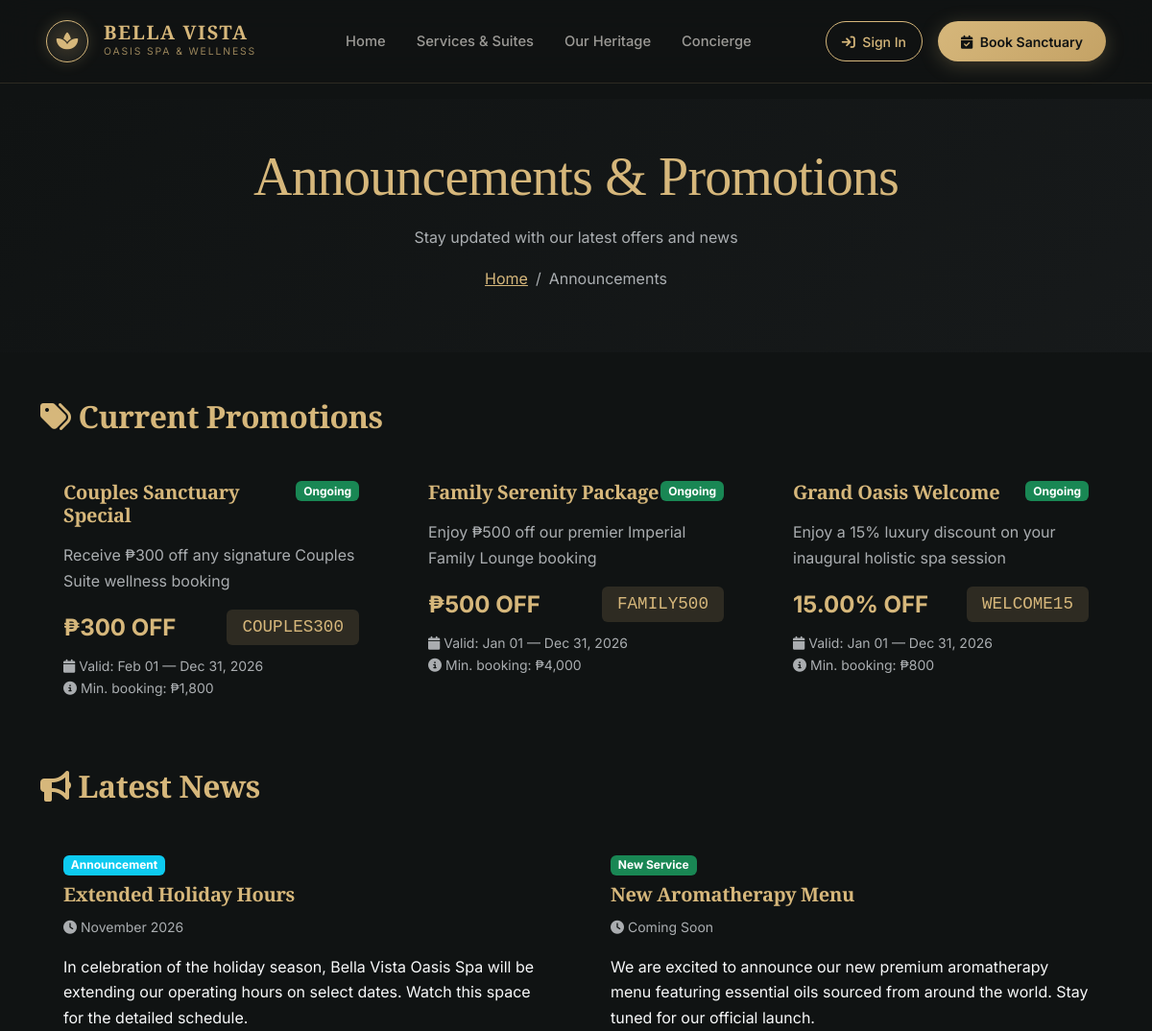
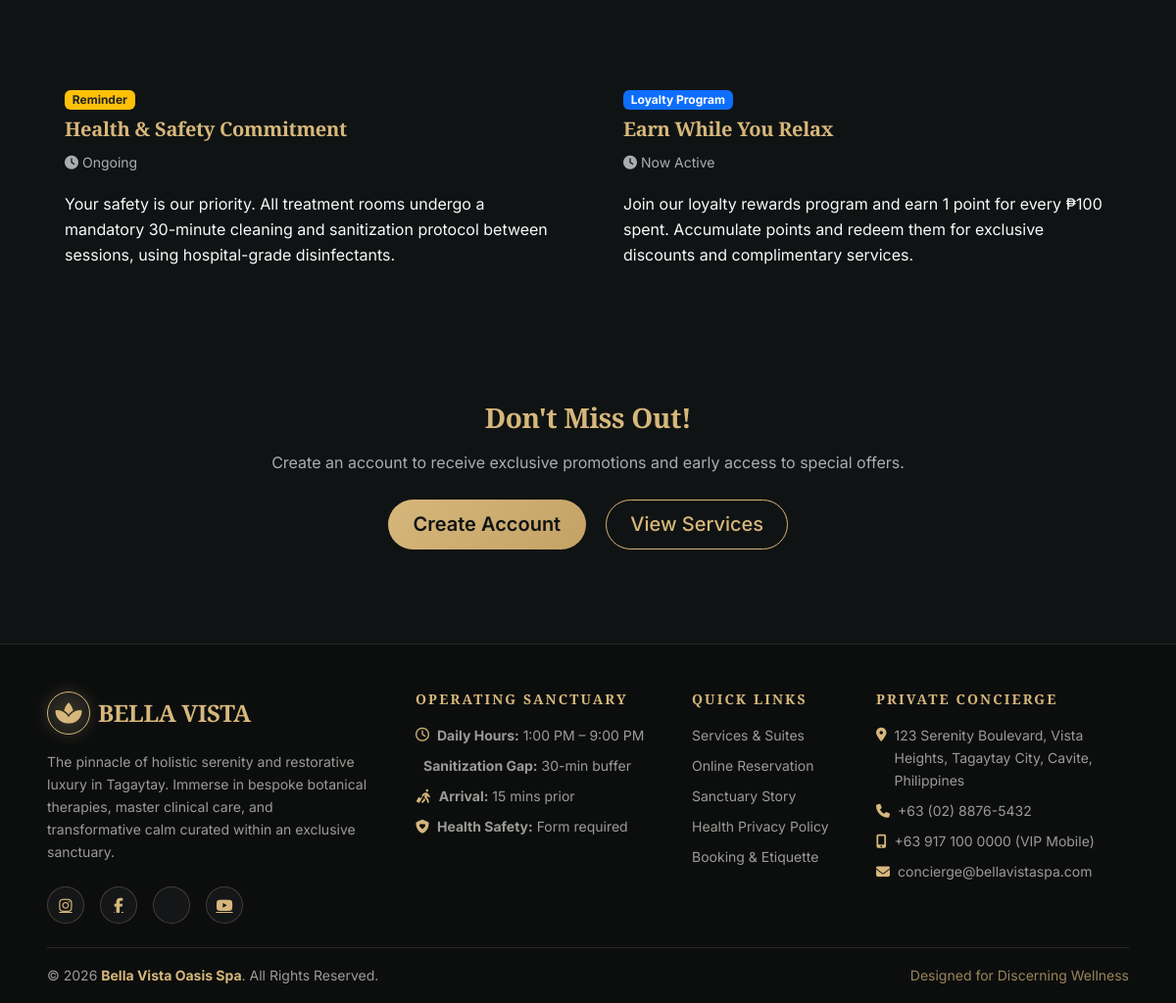
The app's page /announcements.php with its own data (2 pictures, top to bottom).
### tables this page shows
CREATE TABLE `promotions` (
    `id` INT AUTO_INCREMENT PRIMARY KEY,
    `title` VARCHAR(150) NOT NULL,
    `description` TEXT NULL,
    `discount_type` ENUM('percentage', 'fixed') NOT NULL DEFAULT 'percentage',
    `discount_value` DECIMAL(10,2) NOT NULL,
    `min_booking_amount` DECIMAL(10,2) NOT NULL DEFAULT 0.00,
    `start_date` DATE NOT NULL,
    `end_date` DATE NOT NULL,
    `promo_code` VARCHAR(50) NOT NULL UNIQUE,
    `max_uses` INT NOT NULL DEFAULT 100,
    `current_uses` INT NOT NULL DEFAULT 0,
    `is_active` TINYINT(1) NOT NULL DEFAULT 1,
    `created_at` TIMESTAMP NOT NULL DEFAULT CURRENT_TIMESTAMP,
    `updated_at` TIMESTAMP NOT NULL DEFAULT CURRENT_TIMESTAMP ON UPDATE CURRENT_TIMESTAMP,
    INDEX `idx_promotions_code` (`promo_code`),
    INDEX `idx_promotions_active` (`is_active`, `start_date`, `end_date`)
);

### announcements.php (the view, shortened to what this page needs)
<?php
require_once 'includes/header.php';
$promotions = [];
try {
    $pdo = get_db_connection();
    $stmt = $pdo->query("SELECT * FROM promotions WHERE is_active = 1 AND end_date >= CURDATE() ORDER BY start_date DESC");
    $promotions = $stmt->fetchAll();
} catch (Exception $e) {}
?>
<section class="page-header text-center py-5" style="background: linear-gradient(135deg, rgba(16,19,19,0.95), rgba(23,26,27,0.95));">
    <div class="container">
        <h1 class="display-4 font-heading text-gold mb-3">Announcements & Promotions</h1>
        <p class="text-muted">Stay updated with our latest offers and news</p>
        <nav aria-label="breadcrumb">
            <ol class="breadcrumb justify-content-center bg-transparent">
                <li class="breadcrumb-item"><a href="index.php" class="text-gold">Home</a></li>
                <li class="breadcrumb-item active text-muted">Announcements</li>
            </ol>
        </nav>
    </div>
</section>
<section class="py-5">
    <div class="container">
        <h2 class="font-heading text-gold mb-4"><i class="fas fa-tags me-2"></i>Current Promotions</h2>
        <?php if (!empty($promotions)): ?>
            <div class="row g-4 mb-5">
                <?php foreach ($promotions as $promo): ?>
                    <?php
                    $days_left = (strtotime($promo['end_date']) - time()) / 86400;
                    $badge = $days_left <= 3 ? '<span class="badge bg-danger">Ending Soon</span>' :
                            ($days_left <= 7 ? '<span class="badge bg-warning text-dark">This Week</span>' :
                            '<span class="badge bg-success">Ongoing</span>');
                    ?>
                    <div class="col-md-6 col-lg-4">
                        <div class="glass-card p-4 h-100">
                            <div class="d-flex justify-content-between align-items-start mb-3">
                                <h5 class="text-gold font-heading mb-0"><?= htmlspecialchars($promo['title']) ?></h5>
                                <?= $badge ?>
                            </div>
                            <p class="text-muted"><?= htmlspecialchars($promo['description']) ?></p>
                            <div class="d-flex justify-content-between align-items-center mt-3">
                                <span class="text-gold fw-bold fs-4">
                                    <?= $promo['discount_type'] === 'percentage' ? $promo['discount_value'] . '% OFF' : '₱' . number_format($promo['discount_value'], 0) . ' OFF' ?>
                                </span>
                                <?php if ($promo['promo_code']): ?>
                                    <code class="px-3 py-1 rounded" style="background: rgba(214,183,123,0.15); color: #D6B77B; font-size: 1.1rem;">
                                        <?= htmlspecialchars($promo['promo_code']) ?>
                                    </code>
                                <?php endif; ?>
                            </div>
                            <small class="text-muted d-block mt-2">
                                <i class="fas fa-calendar me-1"></i>Valid: <?= date('M d', strtotime($promo['start_date'])) ?> — <?= date('M d, Y', strtotime($promo['end_date'])) ?>
                            </small>
                            <?php if ($promo['min_booking_amount'] > 0): ?>
                                <small class="text-muted d-block"><i class="fas fa-info-circle me-1"></i>Min. booking: ₱<?= number_format($promo['min_booking_amount'], 0) ?></small>
                            <?php endif; ?>
                        </div>
                    </div>
                <?php endforeach; ?>
            </div>
        <?php endif; ?>
        <h2 class="font-heading text-gold mb-4 mt-5"><i class="fas fa-bullhorn me-2"></i>Latest News</h2>
        <div class="row g-4">
            <div class="col-md-6">
                <div class="glass-card p-4 h-100">
                    <span class="badge bg-info mb-2">Announcement</span>
                    <h5 class="text-gold font-heading">Extended Holiday Hours</h5>
                    <small class="text-muted"><i class="fas fa-clock me-1"></i>November 2026</small>
                    <p class="mt-3">In celebration of the holiday season, Bella Vista Oasis Spa will be extending our operating hours on select dates. Watch this space for the detailed schedule.</p>
                </div>
            </div>
            <div class="col-md-6">
                <div class="glass-card p-4 h-100">
                    <span class="badge bg-success mb-2">New Service</span>
                    <h5 class="text-gold font-heading">New Aromatherapy Menu</h5>
                    <small class="text-muted"><i class="fas fa-clock me-1"></i>Coming Soon</small>
                    <p class="mt-3">We are excited to announce our new premium aromatherapy menu featuring essential oils sourced from around the world. Stay tuned for our official launch.</p>
                </div>
            </div>
            <div class="col-md-6">
                <div class="glass-card p-4 h-100">
                    <span class="badge bg-warning text-dark mb-2">Reminder</span>
                    <h5 class="text-gold font-heading">Health & Safety Commitment</h5>
                    <small class="text-muted"><i class="fas fa-clock me-1"></i>Ongoing</small>
                    <p class="mt-3">Your safety is our priority. All treatment rooms undergo a mandatory 30-minute cleaning and sanitization protocol between sessions, using hospital-grade disinfectants.</p>
                </div>
            </div>
            <div class="col-md-6">
                <div class="glass-card p-4 h-100">
                    <span class="badge bg-primary mb-2">Loyalty Program</span>
                    <h5 class="text-gold font-heading">Earn While You Relax</h5>
                    <small class="text-muted"><i class="fas fa-clock me-1"></i>Now Active</small>
                    <p class="mt-3">Join our loyalty rewards program and earn 1 point for every ₱100 spent. Accumulate points and redeem them for exclusive discounts and complimentary services.</p>
                </div>
            </div>
        </div>
        <div class="text-center mt-5">
            <div class="glass-card p-5">
                <h3 class="font-heading text-gold mb-3">Don't Miss Out!</h3>
                <p class="text-muted mb-4">Create an account to receive exclusive promotions and early access to special offers.</p>
                <a href="register.php" class="btn btn-gold btn-lg me-3">Create Account</a>
                <a href="services.php" class="btn btn-outline-gold btn-lg">View Services</a>
            </div>
        </div>
    </div>
</section>
<?php require_once 'includes/footer.php'; ?>

### assets/css/style.css (style rules this page uses)
:root { --bvo-obsidian: #101313; --bvo-obsidian-rgb: 16, 19, 19; --bvo-charcoal: #171A1B; --bvo-charcoal-rgb: 23, 26, 27; --bvo-charcoal-light: #222628; --bvo-charcoal-elevated: #282D2F; --bvo-gold: #D6B77B; --bvo-gold-rgb: 214, 183, 123; --bvo-gold-dark: #C4A265; --bvo-gold-light: #F4E4BA; --bvo-gold-subtle: rgba(214, 183, 123, 0.15); --bvo-gold-glow: rgba(214, 183, 123, 0.35); --bvo-silver: #9C9A96; --bvo-silver-dark: #6D6B67; --bvo-silver-light: #C2C0BC; --bvo-text: #E0E0E0; --bvo-text-muted: #8E9192; --bvo-success: #2E7D32; --bvo-success-light: #4CAF50; --bvo-warning: #ED6C02; --bvo-danger: #D32F2F; --bvo-danger-light: #EF5350; --bvo-info: #0288D1; --bvo-font-heading: 'Playfair Display', Georgia, serif; --bvo-font-body: 'Inter', -apple-system, BlinkMacSystemFont, "Segoe UI", Roboto, sans-serif; --bvo-radius-sm: 8px; --bvo-radius-md: 12px; --bvo-radius-lg: 16px; --bvo-radius-xl: 24px; --bvo-radius-pill: 9999px; --bvo-glass-bg: rgba(23, 26, 27, 0.82); --bvo-glass-bg-hover: rgba(28, 32, 33, 0.92); --bvo-glass-border: 1px solid rgba(214, 183, 123, 0.18); --bvo-glass-border-hover: 1px solid rgba(214, 183, 123, 0.38); --bvo-glass-blur: blur(14px); --bvo-shadow-sm: 0 4px 12px rgba(0, 0, 0, 0.3); --bvo-shadow-md: 0 8px 24px rgba(0, 0, 0, 0.45); --bvo-shadow-lg: 0 16px 40px rgba(0, 0, 0, 0.65); --bvo-shadow-gold: 0 4px 20px rgba(214, 183, 123, 0.25); --bvo-shadow-gold-hover: 0 8px 30px rgba(214, 183, 123, 0.45); --bvo-transition: all 0.3s cubic-bezier(0.25, 0.8, 0.25, 1); --bvo-transition-fast: all 0.15s ease-in-out; }
*, *::before, *::after { box-sizing: border-box; }
html { scroll-behavior: smooth; font-size: 16px; background-color: var(--bvo-obsidian); }
body { background-color: var(--bvo-obsidian); color: var(--bvo-text); font-family: var(--bvo-font-body); font-weight: 400; line-height: 1.65; min-height: 100vh; overflow-x: hidden; -webkit-font-smoothing: antialiased; -moz-osx-font-smoothing: grayscale; }
h1, h2, h3, h4, h5, h6, .font-playfair { font-family: var(--bvo-font-heading); color: #FFFFFF; letter-spacing: -0.015em; font-weight: 600; }
.text-gold { color: var(--bvo-gold) !important; }
.bg-obsidian { background-color: var(--bvo-obsidian) !important; }
.btn-gold { background: linear-gradient(135deg, var(--bvo-gold) 0%, var(--bvo-gold-dark) 100%); color: var(--bvo-obsidian) !important; font-weight: 600; border: none; border-radius: var(--bvo-radius-pill); padding: 0.65rem 1.6rem; transition: var(--bvo-transition); position: relative; overflow: hidden; z-index: 1; }
.btn-gold::before { content: ''; position: absolute; top: 0; left: 0; right: 0; bottom: 0; background: linear-gradient(135deg, var(--bvo-gold-light) 0%, var(--bvo-gold) 100%); opacity: 0; z-index: -1; transition: opacity 0.3s ease; }
.btn-outline-gold { background: transparent; color: var(--bvo-gold) !important; border: 1px solid var(--bvo-gold); border-radius: var(--bvo-radius-pill); padding: 0.6rem 1.5rem; font-weight: 500; transition: var(--bvo-transition); }

### records on screen
promotions: title "Couples Sanctuary Special", shows "Ongoing", description "Receive ₱300 off any signature Couples Suite wellness booking", discount_value "300", promo_code "COUPLES300", start_date "Feb 01", end_date "Dec 31, 2026", min_booking_amount "1,800"
promotions: title "Family Serenity Package", shows "Ongoing", description "Enjoy ₱500 off our premier Imperial Family Lounge booking", discount_value "500", promo_code "FAMILY500", start_date "Jan 01", end_date "Dec 31, 2026", min_booking_amount "4,000"
promotions: title "Grand Oasis Welcome", shows "Ongoing", description "Enjoy a 15% luxury discount on your inaugural holistic spa session", discount_value "15.00", promo_code "WELCOME15", start_date "Jan 01", end_date "Dec 31, 2026", min_booking_amount "800"
